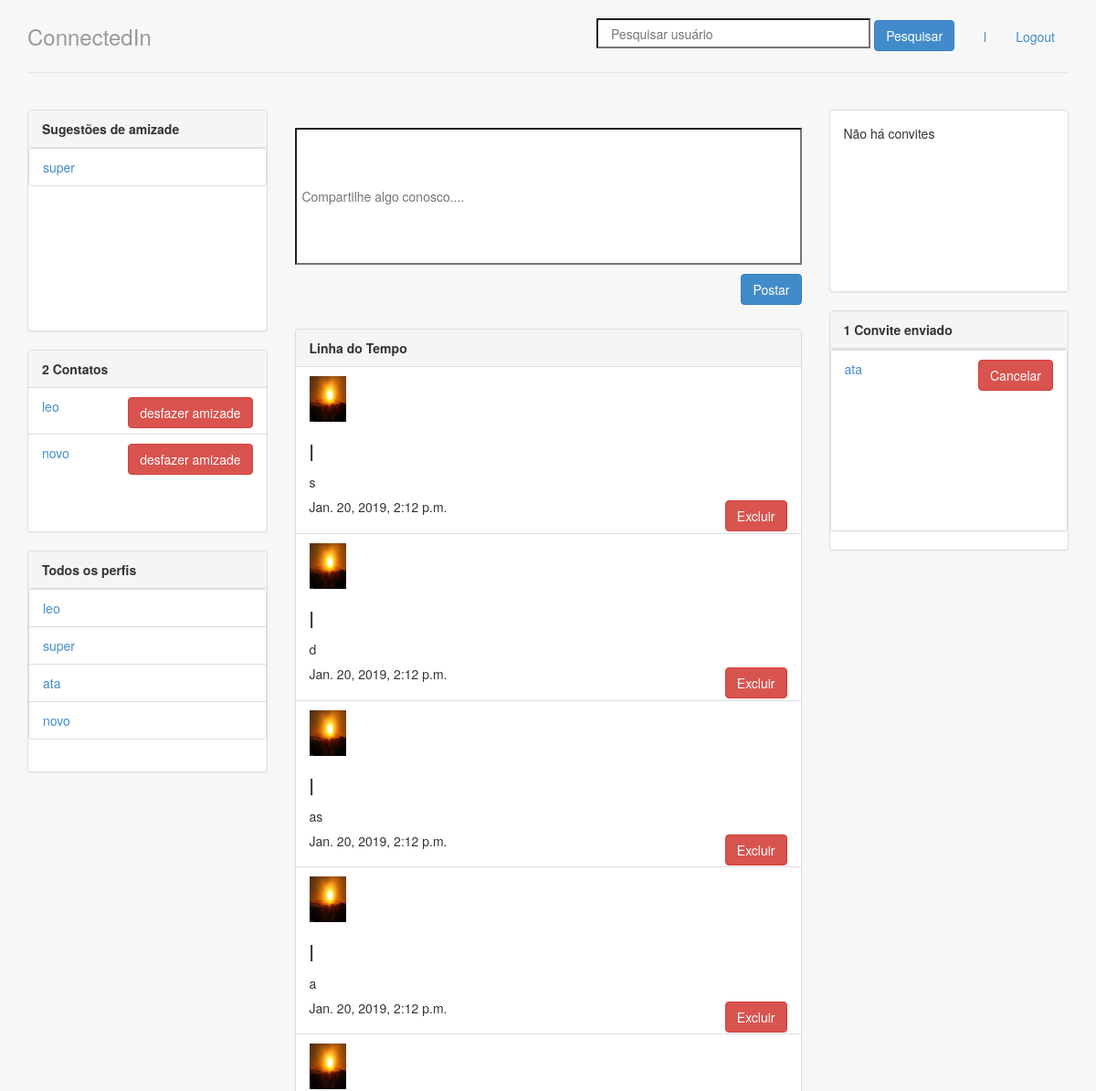
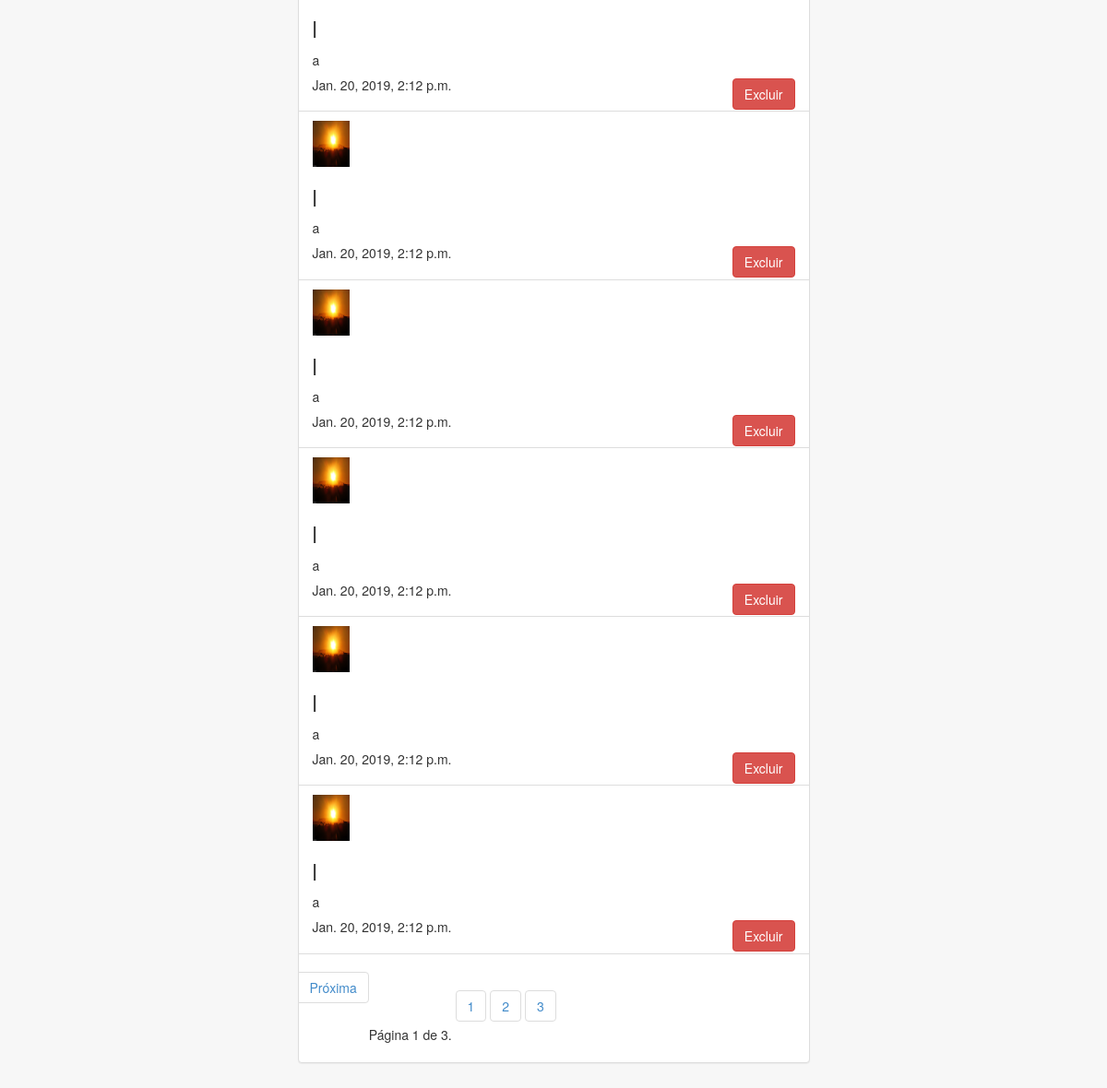
The app's page / (signed in) with its own data (2 pictures, top to bottom).
### perfis/models.py (models this page shows, shortened)
class Perfil(models.Model):
    nome = models.CharField(max_length=255, null=False)
    telefone = models.CharField(max_length=15, null=False)
    nome_empresa = models.CharField(max_length=255, null=False)
    contatos = models.ManyToManyField('self', related_name = 'meus_contatos')
    contatos_bloqueados = models.ManyToManyField('self', related_name = 'meus_contatos_bloqueados', symmetrical=False, through='Bloqueio')
    usuario = models.OneToOneField(User, related_name="perfil", on_delete = models.CASCADE)
    foto_perfil = models.ImageField(upload_to='fotos_perfis', null=True, blank = True)
    @property
    def superuser(self):
        return self.usuario.is_superuser
    @property
    def meus_bloqueios(self):
        bloqueio = Bloqueio.objects.filter(bloqueador=self)
        return bloqueio
    def bloqueados(self):
        lista_bloqueados = []
        for i in self.meus_bloqueios:
            lista_bloqueados.append(i.bloqueado)
        return lista_bloqueados
    def contatos_nao_bloqueados(self):
        perfis_nao_bloqueados = []
        perfis_me_bloquearam = Bloqueio.objects.filter(bloqueado=self)
        ids_perfis_me_bloquearam = []
        for perfil in perfis_me_bloquearam:
            ids_perfis_me_bloquearam.append(perfil.bloqueador.id)
        for i in Perfil.objects.all():
            if i.id not in ids_perfis_me_bloquearam and i not in self.meus_bloqueios.all():
                perfis_nao_bloqueados.append(i)
        return perfis_nao_bloqueados
    def __str__(self):
        return self.nome

class Postagem(models.Model):
    dono = models.ForeignKey(Perfil, on_delete=models.CASCADE, related_name='minhas_postagens')
    texto = models.CharField(max_length=400, null=False)
    data_publicacao = models.DateTimeField(auto_now_add=True)
    def __str__(self):
        return self.texto

class Convite(models.Model):
    solicitante = models.ForeignKey(Perfil,on_delete=models.CASCADE,related_name='convites_feitos' )
    convidado = models.ForeignKey(Perfil, on_delete= models.CASCADE, related_name='convites_recebidos')

### perfis/views.py (the view)
# urls.py: path('', views.index,name='index'),
@login_required
def index(request):
	form = PostForm()
	perfil_logado = Perfil.objects.get(id=request.user.perfil.id)
	perfis_nao_bloqueados = perfil_logado.contatos_nao_bloqueados
	page = request.GET.get("page", 1)
	paginator = Paginator(perfil_logado.minha_timeline.get_timeline(), 10)
	total = paginator.count
	try:
		timeline = paginator.page(page)
	except InvalidPage:
		timeline = paginator.page(1)
	contexto = {
		'perfis' : perfis_nao_bloqueados,
		'perfil_logado' : get_perfil_logado(request),
		'form':form,
		'timeline':timeline
		}
	return render(request, 'index.html', contexto)

### perfis/forms.py
class PostForm(forms.Form):
	texto = forms.CharField(required=True)

### perfis/views.py (called while the page is built)
@login_required
def get_perfil_logado(request):
	return request.user.perfil

### timeline/models.py (called while the page is built)
    def get_timeline(self):
        lista_postagens = []
        postagens_ordenadas = Postagem.objects.all()[::-1]
        for i in postagens_ordenadas:
            if i.dono in self.perfil.contatos.all() or i.dono.id == self.perfil.id:
                lista_postagens.append(i)
        return lista_postagens

### perfis/templates/index.html (shortened to what this page needs)
{% extends 'base.html' %}
{% block body %}
<div class="row">
    <div class="col-lg-3">
        <div class="panel panel-default">
            <div class="panel-heading">
                <strong>Sugestões de amizade</strong>
            </div>
            {% if perfis %}
            <div style="overflow-y: scroll; height: 200px;">
            <ul class="list-group">
                {% for perfil in perfis %}
                    {% if perfil.nome != perfil_logado.nome and perfil not in perfil_logado.contatos.all and perfil not in perfil_logado.bloqueados %}
                <li class="list-group-item">
                    <a href="{% url 'exibir' perfil.id %}"> {{ perfil.nome }}
                    </a>
                </li>
                {% endif %}
                {% endfor %}
            </ul>
                {% else %}
                <p>Não há perfis cadastrados</p>
                {% endif %}
            </div>
        </div>
        <div class="panel panel-default" style="overflow-y: scroll; height: 200px;">
            {% with total=perfil_logado.contatos.count %}
            {% if total %}
            <div class="panel-heading">
                <strong> {{ total }}
                    Contato{{ total|pluralize }}
                </strong>
            </div>
            <ul class="list-group">
                {% for perfil in perfil_logado.contatos.all %}
                <li class="list-group-item">
                    <p><a href="{% url 'exibir' perfil.id %}">
                            {{ perfil }}
                        </a>
                        <a class="btn btn-danger pull-right" href="{% url 'desfazer' perfil.id %}">
                            desfazer amizade
                        </a></p>
                </li>
                {% endfor %}
            </ul>
            {% else %}
            <div class="panel-body">
                Não há contatos :(
            </div>
            {% endif %}
            {% endwith %}
        </div>
         {% if perfil_logado.superuser %}
            <div class="panel panel-default">
                <div class="panel-heading">
                    <strong>Todos os perfis</strong>
                </div>
            {% if perfis %}
            <div style="overflow-y: scroll; height: 200px;">
            <ul class="list-group">
                {% for perfil in perfis %}
                    {% if perfil.nome != perfil_logado.nome %}
                <li class="list-group-item">
                    <a href="{% url 'exibir' perfil.id %}"> {{ perfil.nome }}
                    </a>
                </li>
                {% endif %}
                {% endfor %}
            </ul>
                {% else %}
                <p>Não há perfis cadastrados</p>
                {% endif %}
        </div>
    </div>
        {% endif %}
    </div>
    <div class="col-lg-6">
        <br>
        <form class="form-signin" method="post" action="{% url 'postar' %}">
            <p><input name="texto" id="id_postagem" required placeholder=" Compartilhe algo conosco...." style="min-width: 555px; min-height: 150px; max-width: 555px; max-height: 150px;"></p>
            <button class="btn btn-primary pull-right" type="submit">Postar</button>
            <br>
        </form>
        <br>
        <br>
        <div class="panel panel-default">
            {% with total=timeline.count %}
            {% if timeline %}
            <div class="panel-heading">
                <strong> {{ total }}
                    Linha do Tempo
                </strong>
            </div>
            <ul class="list-group">
                {% for postagem in timeline %}
                <li class="list-group-item">
                    {% if postagem.dono.foto_perfil %}
                        <img src="{{ postagem.dono.foto_perfil.url }}" style="width:40px; height:50px">
                    {% else %}
                        <img src="/static/img/photo.jpg" style="width:40px; height:50px">
                    {% endif %}
                    <h3> {{ postagem.dono }} </h3>
                    <p>{{ postagem }}</p>
                    {% if postagem.dono.id == perfil_logado.id %}
                    <button class="btn btn-danger pull-right btn-confirm">Excluir</button>
                    {% endif %}
                    <h5>{{postagem.data_publicacao}}</h5>
                </li>
                {% endfor %}
                <div class="pagination ">
                    <span class="current">
                        Página {{ timeline.number }} de {{ timeline.paginator.num_pages }}.
                    </span>
                {% for i in timeline.paginator.page_range %}
                        <ul class="pagination justify-content-center">
                            <li class="page-item"><a class="page-link" href="?page={{ timeline.i }}{{i}}">{{ i }}</a></li>
                        </ul>
                {% endfor %}
                {% if timeline.has_next %}
                    <li class="page-item">
                    <a class="page-link" href="?page={{ timeline.next_page_number }}">Próxima</a>
                    </li>
                    {% endif %}
            </div>
            </ul>
            {% else %}
            <div class="panel-body">
                Não há postagens
            </div>
            {% endif %}
            {% endwith %}
        </div>
    </div>
    <div class="col-lg-3">
        <div class="panel panel-default" style="overflow-y: scroll; height: 200px;">
            <div>
                {% with total=perfil_logado.convites_recebidos.count %}
                {% if total %}
                <div class="panel-heading">
                    <strong> {{ total }}
                        Convite{{ total|pluralize }} aguardando aprovação</strong>
                </div>
                <ul class="list-group">
                    {% for convite in perfil_logado.convites_recebidos.all %}
                    <li class="list-group-item">
                        <p>
                            <a href="{% url 'exibir' convite.solicitante.id %}">
                                {{convite.solicitante.nome}}
                            </a>
                            <a class="btn btn-danger pull-right" href="{% url 'recusar' convite.id %}">recusar</a>
                            <a class="btn btn-primary pull-right" href="{% url 'aceitar' convite.id %}">aceitar</a></p>
                    </li>
                    {% endfor %}
                </ul>
                {% else %}
                <div class="panel-body">
                    Não há convites
                </div>
                {% endif %}
                {% endwith %}
            </div>
        </div>
        <div class="panel panel-default">
            {% with total=perfil_logado.convites_feitos.count %}
            {% if total %}
            <div class="panel-heading">
                <strong> {{ total }}
                    Convite{{ total|pluralize }} enviado{{ total|pluralize }}</strong>
            </div>
            <div class="panel panel-default" style="overflow-y: scroll; height: 200px;">
            <ul class="list-group">
                {% for convite in perfil_logado.convites_feitos.all %}
                <li class="list-group-item">
                    <p>
                        <a href="{% url 'exibir' convite.convidado.id %}">
                            {{convite.convidado.nome}}
                        </a>
                        <a class="btn btn-danger pull-right" href="{% url 'recusar' convite.id %}">Cancelar</a>
                </li>
                {% endfor %}
            </ul>
            {% else %}
            <div class="panel-body">
                Não há convites
            </div>
            {% endif %}
            {% endwith %}
        </div>
        </div>
    </div>
</div>
{% endblock %}

### perfis/templates/base.html (shortened to what this page needs)
{% load staticfiles %}
<!doctype html>
<html lang="pt-br">
<head>
	<link rel="stylesheet" href="{% static 'styles/bootstrap.css' %}">
	<link rel="stylesheet" href="{% static 'styles/main.css' %}">
</head>
<body>
	<div class="container">
		<div class="header">
			{% if request.user.perfil %}
			<ul class="nav nav-pills pull-right">
				<li>
				<div class="container">
					<form class="form-signin" method="post" action="{% url 'pesquisar' %}">
						<input name="nome" id="nome_id" required placeholder="   Pesquisar usuário" style="min-height: 33px; min-width: 300px;">
						<button class="btn btn-primary" type="submit">Pesquisar</button>
					</form>
				</div>
			</li>
				<li><a href="{% url 'meu_perfil' %}">{{ perfil_logado.nome }}</a></li>
				<li><a href="/logout/">Logout</a></li>
			</ul>
			<a href="{% url 'index' %}" style="text-decoration:none">
				<h3 class="text-muted">ConnectedIn</h3>
			</a>
			{% else %}
			<h3 class="text-muted">ConnectedIn</h3>
			{% endif %}
		</div>
		<div class="row content">
			{% block body %}
			{% endblock %}
		</div>
	</div>
</body>
</html>

### perfis/static/styles/main.css (style rules this page uses)
body { padding-top: 20px; padding-bottom: 20px; background-color: rgb(247, 247, 247) }
.header, .content, .footer { padding-left: 15px; padding-right: 15px; }
.header { border-bottom: 1px solid #e5e5e5; }
.header h3 { margin-top: 0; margin-bottom: 0; line-height: 40px; padding-bottom: 19px; }
.content { margin: 40px 0; }
@media screen and (min-width: 768px) { .header, .content, .footer { padding-left: 0; padding-right: 0; } }
@media screen and (min-width: 768px) { .header { margin-bottom: 30px; } }

### records on screen
Perfil: nome "l"
Perfil: nome "super"
Perfil: nome "leo"
Perfil: nome "novo"
Perfil: nome "ata"
Postagem: dono.foto_perfil (picture), dono "l", texto "s", shows "Excluir", data_publicacao "Jan. 20, 2019, 2:12 p.m."
Postagem: dono.foto_perfil (picture), dono "l", texto "d", shows "Excluir", data_publicacao "Jan. 20, 2019, 2:12 p.m."
Postagem: dono.foto_perfil (picture), dono "l", texto "as", shows "Excluir", data_publicacao "Jan. 20, 2019, 2:12 p.m."
Postagem: dono.foto_perfil (picture), dono "l", texto "a", shows "Excluir", data_publicacao "Jan. 20, 2019, 2:12 p.m."
Postagem: dono.foto_perfil (picture), dono "l", texto "a", shows "Excluir", data_publicacao "Jan. 20, 2019, 2:12 p.m."
Postagem: dono.foto_perfil (picture), dono "l", texto "a", shows "Excluir", data_publicacao "Jan. 20, 2019, 2:12 p.m."
Postagem: dono.foto_perfil (picture), dono "l", texto "a", shows "Excluir", data_publicacao "Jan. 20, 2019, 2:12 p.m."
Postagem: dono.foto_perfil (picture), dono "l", texto "a", shows "Excluir", data_publicacao "Jan. 20, 2019, 2:12 p.m."
Postagem: dono.foto_perfil (picture), dono "l", texto "a", shows "Excluir", data_publicacao "Jan. 20, 2019, 2:12 p.m."
Postagem: dono.foto_perfil (picture), dono "l", texto "a", shows "Excluir", data_publicacao "Jan. 20, 2019, 2:12 p.m."
Convite: convidado.nome "ata"

### other values on screen
{{ total }} "2"
{{ timeline.number }} "1"
{{ timeline.paginator.num_pages }} "3"
{{ i }} "1" "2" "3"
{{ total }} "1"
